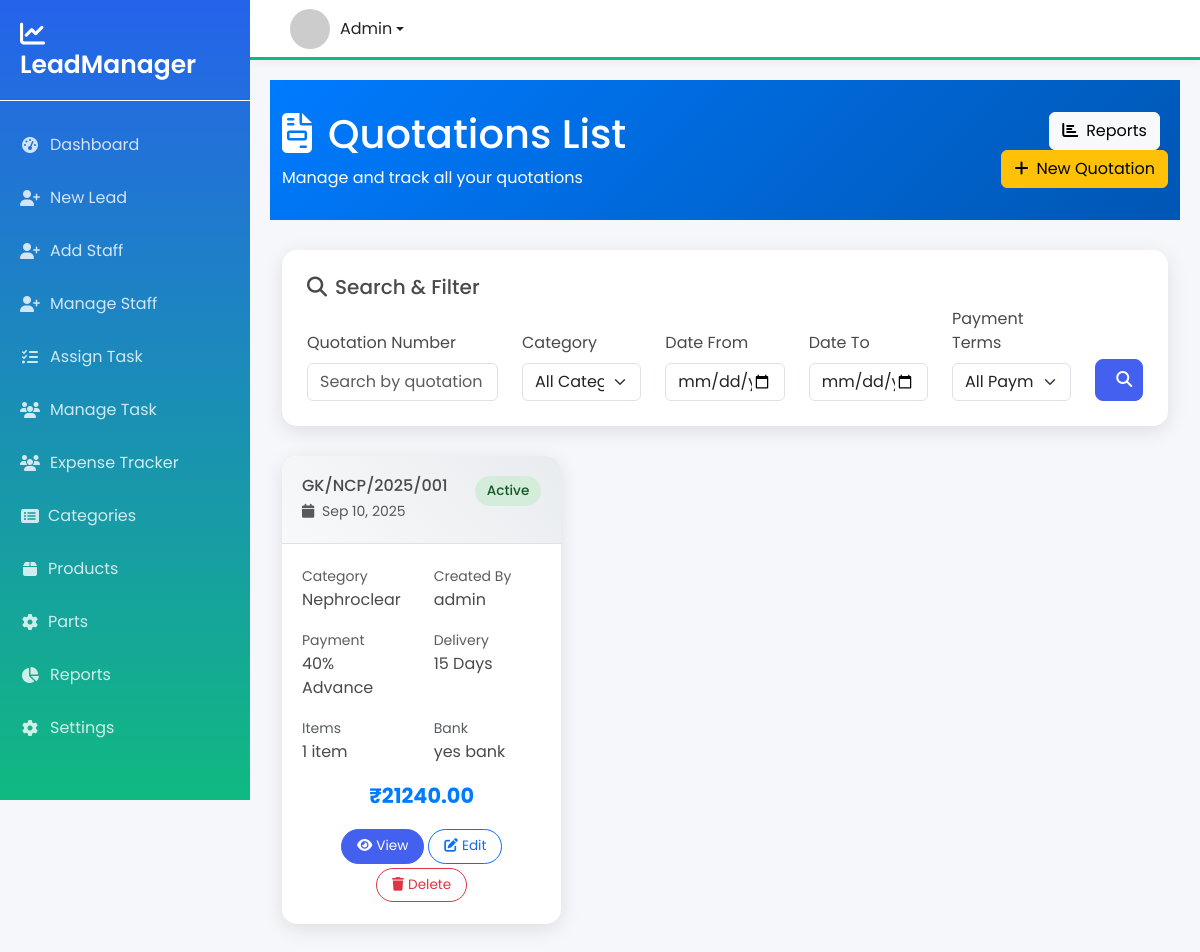
Screenshot of /quotation_list with the database file from the repository.
### leads/models.py (models this page shows, shortened)
class Quotation(models.Model):
    PAYMENT_CHOICES = [
        ('10_advance', '10% Advance'),
        ('20_advance', '20% Advance'),
        ('30_advance', '30% Advance'),
        ('40_advance', '40% Advance'),
        ('50_advance', '50% Advance'),
        ('full_advance', '100% Advance'),
        ('on_delivery', 'On Delivery'),
        ('30_days', '30 Days Credit'),
        ('60_days', '60 Days Credit'),
        ('90_days', '90 Days Credit'),
    ]
    DELIVERY_CHOICES = [
        ('immediate', 'Immediate'),
        ('7_days', '7 Days'),
        ('15_days', '15 Days'),
        ('30_days', '30 Days'),
        ('45_days', '45 Days'),
        ('60_days', '60 Days'),
        ('custom', 'Custom'),
    ]
    FREIGHT_CHOICES = [
        ('included', 'Included'),
        ('excluded', 'Excluded'),
        ('fob', 'FOB'),
        ('cif', 'CIF'),
    ]
    VALIDITY_CHOICES = [
        ('7_days', '7 Days'),
        ('15_days', '15 Days'),
        ('30_days', '30 Days'),
        ('45_days', '45 Days'),
        ('60_days', '60 Days'),
        ('90_days', '90 Days'),
    ]
    WARRANTY_CHOICES = [
        ('no_warranty', 'No Warranty'),
        ('6_months', '6 Months'),
        ('1_year', '1 Year'),
        ('2_years', '2 Years'),
        ('3_years', '3 Years'),
        ('5_years', '5 Years'),
        ('lifetime', 'Lifetime'),
    ]
    quotation_number = models.CharField(max_length=50, unique=True)
    created_by = models.ForeignKey(User, on_delete=models.CASCADE, related_name='quotations')
    created_at = models.DateTimeField(auto_now_add=True)
    updated_at = models.DateTimeField(auto_now=True)
    customer_name=models.CharField(max_length=30,null=True,blank=True)
    category = models.ForeignKey(Category, on_delete=models.CASCADE, null=True, blank=True)
    payment_terms = models.CharField(max_length=20, choices=PAYMENT_CHOICES, default='40_advance')
    delivery_terms = models.CharField(max_length=20, choices=DELIVERY_CHOICES, default='15_days')
    freight_charges = models.CharField(max_length=20, choices=FREIGHT_CHOICES, default='excluded')
    validity_period = models.CharField(max_length=20, choices=VALIDITY_CHOICES, default='30_days')
    warranty_period = models.CharField(max_length=20, choices=WARRANTY_CHOICES, default='2_years')
    bank = models.ForeignKey(Bank, on_delete=models.CASCADE, null=True, blank=True)
    tax_type = models.ForeignKey(TaxType, on_delete=models.CASCADE, null=True, blank=True)
    subtotal = models.DecimalField(max_digits=12, decimal_places=2, default=0.00)
    tax_amount = models.DecimalField(max_digits=12, decimal_places=2, default=0.00)
    total_amount = models.DecimalField(max_digits=12, decimal_places=2, default=0.00)
    notes = models.TextField(blank=True, null=True)
    is_active = models.BooleanField(default=True)
    class Meta:
        ordering = ['-created_at']

class Category(models.Model):
    id = models.CharField(max_length=50, primary_key=True)
    name = models.CharField(max_length=100)
    description = models.TextField(blank=True, null=True)
    image = models.ImageField(upload_to='categories/', blank=True, null=True)
    created_at = models.DateTimeField(auto_now_add=True)
    updated_at = models.DateTimeField(auto_now=True)
    def __str__(self):
        return f"{self.id} - {self.name}"

class Bank(models.Model):
    name = models.CharField(max_length=100, unique=True)
    is_active = models.BooleanField(default=True)

### leads/views.py (the view)
# urls.py: path('quotation_list', views.quotation_list, name='quotation_list'),
def quotation_list(request):
    search_form = QuotationSearchForm(request.GET)
    quotations = Quotation.objects.select_related('category', 'bank', 'tax_type', 'created_by').all()
    if search_form.is_valid():
        if search_form.cleaned_data.get('quotation_number'):
            quotations = quotations.filter(
                quotation_number__icontains=search_form.cleaned_data['quotation_number']
            )
        if search_form.cleaned_data.get('category'):
            quotations = quotations.filter(category=search_form.cleaned_data['category'])
        if search_form.cleaned_data.get('date_from'):
            quotations = quotations.filter(created_at__date__gte=search_form.cleaned_data['date_from'])
        if search_form.cleaned_data.get('date_to'):
            quotations = quotations.filter(created_at__date__lte=search_form.cleaned_data['date_to'])
        if search_form.cleaned_data.get('payment_terms'):
            quotations = quotations.filter(payment_terms=search_form.cleaned_data['payment_terms'])
    paginator = Paginator(quotations, 10)  # 10 quotations per page
    page_number = request.GET.get('page')
    page_obj = paginator.get_page(page_number)
    context = {
        'page_obj': page_obj,
        'search_form': search_form,
        'title': 'Quotations List'
    }
    return render(request, 'quotation_list.html', context)

### leads/forms.py
class QuotationSearchForm(forms.Form):
    quotation_number = forms.CharField(
        required=False,
        widget=forms.TextInput(attrs={
            'class': 'form-control',
            'placeholder': 'Search by quotation number...'
        })
    )
    category = forms.ModelChoiceField(
        queryset=Category.objects.all(),
        required=False,
        empty_label="All Categories",
        widget=forms.Select(attrs={'class': 'form-control form-select'})
    )
    date_from = forms.DateField(
        required=False,
        widget=forms.DateInput(attrs={
            'class': 'form-control',
            'type': 'date'
        })
    )
    date_to = forms.DateField(
        required=False,
        widget=forms.DateInput(attrs={
            'class': 'form-control',
            'type': 'date'
        })
    )
    payment_terms = forms.ChoiceField(
        choices=[('', 'All Payment Terms')] + Quotation.PAYMENT_CHOICES,
        required=False,
        widget=forms.Select(attrs={'class': 'form-control form-select'})
    )

### leads/templates/quotation_list.html (shortened to what this page needs)
{% extends 'base.html' %}
{% block content %}
<div class="header-section">
    <div class="container">
        <div class="row align-items-center">
            <div class="col-md-8">
                <h1><i class="fas fa-file-invoice me-3"></i>{{ title }}</h1>
                <p class="mb-0">Manage and track all your quotations</p>
            </div>
            <div class="col-md-4 text-end">
                <a href="{% url 'quotation_report' %}" class="btn btn-light me-2">
                    <i class="fas fa-chart-bar me-2"></i>Reports
                </a>
                <a href="{% url 'create_quotation' %}" class="btn btn-warning">
                    <i class="fas fa-plus me-2"></i>New Quotation
                </a>
            </div>
        </div>
    </div>
</div>
<div class="container-fluid">
    <div class="search-container">
        <h5><i class="fas fa-search me-2"></i>Search & Filter</h5>
        <form method="get" class="row align-items-end">
            <div class="col-md-3">
                <label class="form-label">Quotation Number</label>
                {{ search_form.quotation_number }}
            </div>
            <div class="col-md-2">
                <label class="form-label">Category</label>
                {{ search_form.category }}
            </div>
            <div class="col-md-2">
                <label class="form-label">Date From</label>
                {{ search_form.date_from }}
            </div>
            <div class="col-md-2">
                <label class="form-label">Date To</label>
                {{ search_form.date_to }}
            </div>
            <div class="col-md-2">
                <label class="form-label">Payment Terms</label>
                {{ search_form.payment_terms }}
            </div>
            <div class="col-md-1">
                <button type="submit" class="btn btn-primary w-100">
                    <i class="fas fa-search"></i>
                </button>
            </div>
        </form>
    </div>
    {% if page_obj %}
        <div class="row">
            {% for quotation in page_obj %}
            <div class="col-lg-6 col-xl-4">
                <div class="quotation-card">
                    <div class="quotation-header">
                        <div class="d-flex justify-content-between align-items-start">
                            <div>
                                <h6 class="mb-1">{{ quotation.quotation_number }}</h6>
                                <small class="text-muted">
                                    <i class="fas fa-calendar me-1"></i>
                                    {{ quotation.created_at|date:"M d, Y" }}
                                </small>
                            </div>
                            <span class="status-badge {% if quotation.is_active %}status-active{% else %}status-inactive{% endif %}">
                                {% if quotation.is_active %}Active{% else %}Inactive{% endif %}
                            </span>
                        </div>
                    </div>
                    <div class="quotation-body">
                        <div class="row mb-3">
                            <div class="col-6">
                                <small class="text-muted">Category</small>
                                <div>{{ quotation.category.name|default:"Uncategorized" }}</div>
                            </div>
                            <div class="col-6">
                                <small class="text-muted">Created By</small>
                                <div>{{ quotation.created_by.get_full_name|default:quotation.created_by.username }}</div>
                            </div>
                        </div>
                        <div class="row mb-3">
                            <div class="col-6">
                                <small class="text-muted">Payment</small>
                                <div>{{ quotation.get_payment_terms_display }}</div>
                            </div>
                            <div class="col-6">
                                <small class="text-muted">Delivery</small>
                                <div>{{ quotation.get_delivery_terms_display }}</div>
                            </div>
                        </div>
                        <div class="row mb-3">
                            <div class="col-6">
                                <small class="text-muted">Items</small>
                                <div>{{ quotation.items.count }} item{{ quotation.items.count|pluralize }}</div>
                            </div>
                            <div class="col-6">
                                <small class="text-muted">Bank</small>
                                <div>{{ quotation.bank.name|default:"Not specified" }}</div>
                            </div>
                        </div>
                        <div class="amount-highlight text-center mb-3">
                            ₹{{ quotation.total_amount|floatformat:2 }}
                        </div>
                        <div class="d-flex justify-content-center flex-wrap">
                            <a href="{% url 'quotation_detail' quotation.id %}" class="btn btn-primary btn-action">
                                <i class="fas fa-eye me-1"></i>View
                            </a>
                            <a href="{% url 'edit_quotation' quotation.id %}" class="btn btn-outline-primary btn-action">
                                <i class="fas fa-edit me-1"></i>Edit
                            </a>
                            <button class="btn btn-outline-danger btn-action" onclick="confirmDelete('{{ quotation.quotation_number }}', '{% url 'delete_quotation' quotation.id %}')">
                                <i class="fas fa-trash me-1"></i>Delete
                            </button>
                        </div>
                    </div>
                </div>
            </div>
            {% endfor %}
        </div>
    {% endif %}
</div>
{% endblock %}<button type="button" class="btn btn-secondary" data-bs-dismiss="modal">Cancel</button>

### leads/templates/base.html (style rules this page uses)
:root { --primary-color: #4361ee; --secondary-color: #3f37c9; --accent-color: #4895ef; --light-color: #f8f9fa; --dark-color: #212529; --sidebar-width: 250px; --header-height: 60px; }
body { font-family: 'Poppins', sans-serif; background-color: #f5f7fa; color: #4a4a4a; min-height: 100vh; display: flex; flex-direction: column; }
.btn-primary { background-color: var(--primary-color); border-color: var(--primary-color); padding: 8px 20px; border-radius: 8px; }

### leads/templates/quotation_list.html (style rules this page uses)
.header-section { background: linear-gradient(135deg, #007bff, #0056b3); color: white; padding: 30px 0; margin-bottom: 30px; }
.search-container { background: white; border-radius: 15px; padding: 25px; box-shadow: 0 5px 20px rgba(0,0,0,0.1); margin-bottom: 30px; }
.quotation-card { background: white; border-radius: 15px; overflow: hidden; box-shadow: 0 5px 20px rgba(0,0,0,0.1); transition: transform 0.3s ease; margin-bottom: 20px; }
.quotation-header { background: linear-gradient(45deg, #f8f9fa, #e9ecef); padding: 20px; border-bottom: 1px solid #dee2e6; }
.quotation-body { padding: 20px; }
.status-badge { padding: 5px 12px; border-radius: 20px; font-size: 0.85em; font-weight: 500; }
.status-active { background: #d4edda; color: #155724; }
.amount-highlight { font-size: 1.3em; font-weight: bold; color: #007bff; }
.btn-action { border-radius: 20px; padding: 6px 15px; font-size: 0.85em; margin: 2px; }

### rows the page displays
Quotation: quotation_number "GK/NCP/2025/001", created_at "Sep 10, 2025", is_active "Active", category.name "Nephroclear", created_by.get_full_name "admin", payment_terms "40% Advance", delivery_terms "15 Days", items.count "1", bank.name "yes bank", total_amount "21240.00"

### other values shown
{{ title }} "Quotations List"
